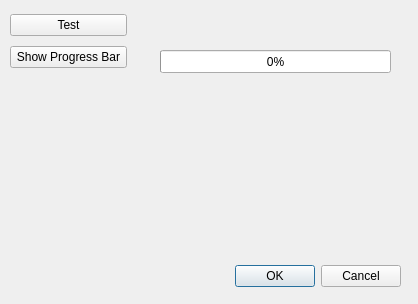
<ui version="4.0" >
 <class>MyDlg</class>
 <widget class="QDialog" name="MyDlg" >
  <property name="geometry" >
   <rect>
    <x>0</x>
    <y>0</y>
    <width>418</width>
    <height>304</height>
   </rect>
  </property>
  <property name="maximumSize" >
   <size>
    <width>418</width>
    <height>304</height>
   </size>
  </property>
  <property name="windowTitle" >
   <string>Dialog</string>
  </property>
  <property name="modal" >
   <bool>false</bool>
  </property>
  <widget class="QDialogButtonBox" name="buttonBox" >
   <property name="geometry" >
    <rect>
     <x>60</x>
     <y>260</y>
     <width>341</width>
     <height>32</height>
    </rect>
   </property>
   <property name="orientation" >
    <enum>Qt::Horizontal</enum>
   </property>
   <property name="standardButtons" >
    <set>QDialogButtonBox::Cancel|QDialogButtonBox::Ok</set>
   </property>
  </widget>
  <widget class="QProgressBar" name="_progressBar" >
   <property name="geometry" >
    <rect>
     <x>160</x>
     <y>50</y>
     <width>231</width>
     <height>23</height>
    </rect>
   </property>
   <property name="value" >
    <number>0</number>
   </property>
  </widget>
  <widget class="QWidget" name="" >
   <property name="geometry" >
    <rect>
     <x>10</x>
     <y>10</y>
     <width>117</width>
     <height>64</height>
    </rect>
   </property>
   <layout class="QVBoxLayout" name="verticalLayout" >
    <item>
     <widget class="QPushButton" name="btnTest" >
      <property name="text" >
       <string>Test</string>
      </property>
     </widget>
    </item>
    <item>
     <widget class="QPushButton" name="btnShowProgress" >
      <property name="text" >
       <string>Show Progress Bar</string>
      </property>
     </widget>
    </item>
   </layout>
  </widget>
 </widget>
 <resources/>
 <connections>
  <connection>
   <sender>buttonBox</sender>
   <signal>accepted()</signal>
   <receiver>MyDlg</receiver>
   <slot>accept()</slot>
   <hints>
    <hint type="sourcelabel" >
     <x>248</x>
     <y>254</y>
    </hint>
    <hint type="destinationlabel" >
     <x>157</x>
     <y>274</y>
    </hint>
   </hints>
  </connection>
  <connection>
   <sender>buttonBox</sender>
   <signal>rejected()</signal>
   <receiver>MyDlg</receiver>
   <slot>reject()</slot>
   <hints>
    <hint type="sourcelabel" >
     <x>316</x>
     <y>260</y>
    </hint>
    <hint type="destinationlabel" >
     <x>286</x>
     <y>274</y>
    </hint>
   </hints>
  </connection>
 </connections>
</ui>
